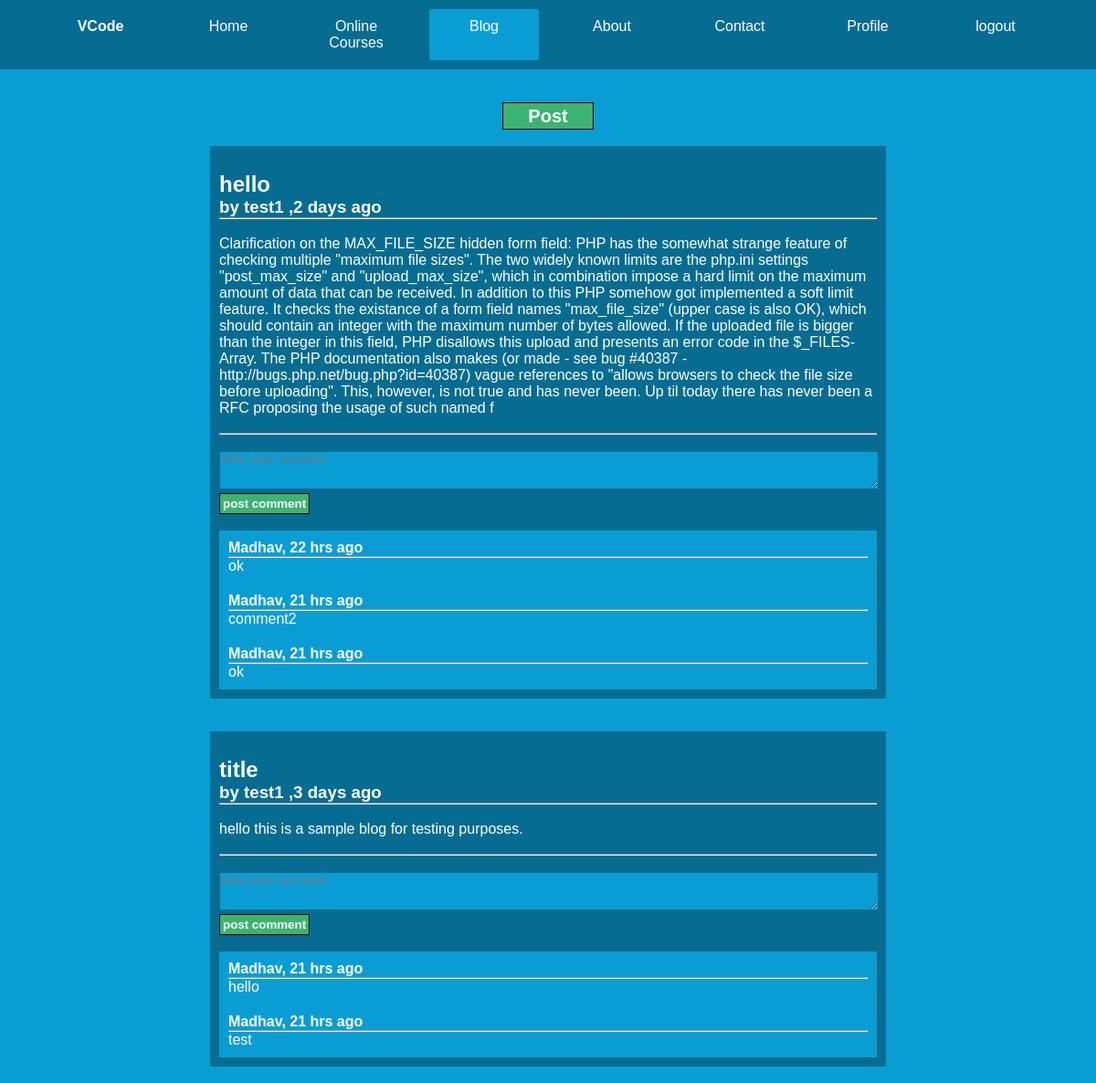
Screenshot of /blog.php with the database file from the repository.
### tables this page shows
CREATE TABLE `blog` (
  `bid` int(11) NOT NULL,
  `username` varchar(50) NOT NULL,
  `created_at` datetime DEFAULT current_timestamp(),
  `content` varchar(1000) DEFAULT NULL,
  `title` varchar(100) DEFAULT NULL
);

CREATE TABLE `comments` (
  `bid` int(11) NOT NULL,
  `username` varchar(50) NOT NULL,
  `comment` varchar(1000) NOT NULL,
  `created_at` datetime DEFAULT current_timestamp(),
  `cid` int(10) NOT NULL
);

### blog.php (the view, shortened to what this page needs)
<!DOCTYPE html>
<html lang="en">
<head>
    <link rel=stylesheet href="blog.css">
</head>
<body>
    <div class="menu-bar">
        <ul>
            <li><a href="#"><b>VCode</b></a></li>
            <li><a href="home.php">Home</a></li>
            <li><a href="enrolledcourses.php">Online Courses</a>
            </li>
            <li class="active"><a href="blog.html" >Blog</a></li>
            <li><a href="#">About</a></li>
            <li><a href="contact.php">Contact</a></li>
            <?php
                $con = mysqli_connect('localhost','root','');
                mysqli_select_db($con,'vcode');
                $result = mysqli_query($con,"select * from login where status = 1;");
                $rows = mysqli_num_rows($result);
                if($rows>=1){
                    echo "<li><a href='profile.php'>Profile</a></li><li><a href='logout.php'>logout</a></li>";
                } else{
                    echo "<li><a href='login.php'>Login</a></li><li><a href='signup.php'>Signup</a></li>";
                }
            ?>
        </ul>
    </div>
    <br><br>
    <?php
        $con = mysqli_connect('localhost','root','');
        mysqli_select_db($con,'vcode');
        $result = mysqli_query($con,"select * from login where status = 1;");
        $rows = mysqli_num_rows($result);
        $blog = mysqli_query($con,"select * from blog order by created_at desc;");
        if($rows>=1){
            echo"<center>
            <button onclick=document.location.href='blogpost.php'
            style='height:30px;
            width:100px;
            font-size:20px;
            background-color:rgb(60, 179, 113);
            color:white;
            font-weight:bold;
            border:1px solid black;
            cursor:pointer;'>Post</button>
            </center>";
        }
        while($res = mysqli_fetch_array($blog)){
            echo "
            <br><div
            style='color:white;
            background-color:#076c91;
            width:60%;
            margin:auto;
            text-align:left;
            padding:10px;
            '
            >
            <br><h2>$res[4]</h2>
            <div style='text-align:left'>
            <h3>by $res[1] ,".timeAgo($res[2])."</h3><hr><br>
            $res[3]<br><br>
            </div>
            <form method='POST' action='blog.php'><hr><br>
            <textarea
            style='background-color:#0a9dd4;border:1px solid #076c91; width:100%;height:40px;'
            type='text' name='comment' placeholder='write your comment'></textarea>
            <br><input type='submit' value='post comment'
            style='width:auto;height:auto;padding:3px;background-color:rgb(60, 179, 113);cursor:pointer;color:white;font-weight:bold;border:1px solid black'
            name='submit_comment'>
            <input name='bid' value='$res[0]' style='background-color:#076c91;border:0;color:#076c91;'>
            <br><br>
            </form>
            <div style='background-color:#0a9dd4'>";
            $query2 = "select * from comments where bid='$res[0]'";
            $result2 = mysqli_query($con,$query2);
            $commentArr = mysqli_fetch_array($result2);
            echo"
            </div>";
            if($commentArr){
                while($res2=mysqli_fetch_array($result2)){
                    echo "<div style='background-color:#0a9dd4; padding:10px'><b>$res2[1], ".timeAgo($res2[3])."</b><br><hr>$res2[2]</div>";
                }
            }
            echo "</div>
            <br>
            ";
        }
        function timeAgo($time_ago)
        {
            $time_ago = strtotime($time_ago);
            $cur_time   = time();
            $time_elapsed   = $cur_time - $time_ago + 12597;
            $seconds    = $time_elapsed ;
            $minutes    = round($time_elapsed / 60 );
            $hours      = round($time_elapsed / 3600);
            $days       = round($time_elapsed / 86400 );
            if($seconds <= 60){
                return "just now";
            }
            else if($hours <=24){
                if($hours==1){
                    return "an hour ago";
                }else{
                    return "$hours hrs ago";
                }
            }
            else if($days <= 7){
                if($days==1){
                    return "yesterday";
                }else{
                    return "$days days ago";
                }
            }
        }
    ?>
</body>
</html>

### blog.css (style rules this page uses)
* { padding: 0; margin: 0; font-family: sans-serif; }
.menu-bar { background-color: #076c91; text-align: center; }
.menu-bar ul { display: inline-flex; color: white; list-style: none; }
.menu-bar ul li { width: 100px; margin: 10px; padding: 10px; }
.menu-bar ul li a { text-decoration: none; color: white; }
.active, .menu-bar ul li:hover { background-color: #0a9dd4; border-radius: 3px; }
body { background-color: #0a9dd4; }

### rows the page displays
blog: title "hello", username "test1", created_at "2 days ago", content "Clarification on the MAX_FILE_SIZE hidden form field: PHP has the somewhat strange feature of checking multiple \"maximum file sizes\". The two widely known limits are the php.ini settings \"post_max_size\" and \"upload_max_size\", which in combination impose a hard limit on the maximum amount of data that can be received. In addition to this PHP somehow got implemented a soft limit feature. It checks the existance of a form field names \"max_file_size\" (upper case is also OK), which should contain an integer with the maximum number of bytes allowed. If the uploaded file is bigger than the integer in this field, PHP disallows this upload and presents an error code in the $_FILES-Array. The PHP…", bid "9"
comments: username "Madhav", created_at "22 hrs ago", comment "ok"
comments: username "Madhav", created_at "21 hrs ago", comment "comment2"
comments: username "Madhav", created_at "21 hrs ago", comment "ok"
blog: title "title", username "test1", created_at "3 days ago", content "hello this is a sample blog for testing purposes.", bid "8"
comments: username "Madhav", created_at "21 hrs ago", comment "hello"
comments: username "Madhav", created_at "21 hrs ago", comment "test"
